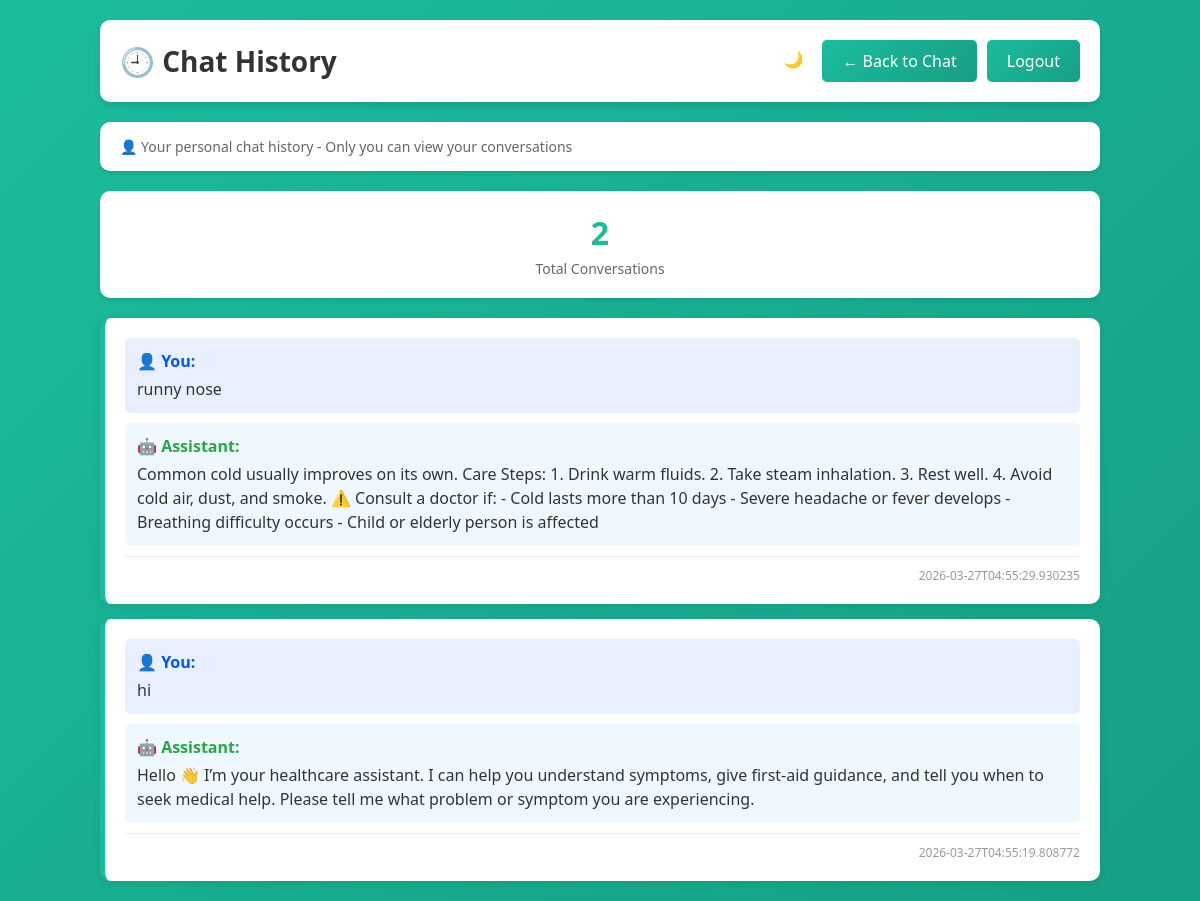
Page /history-page (signed in) on the committed database.
### tables this page shows
CREATE TABLE interactions (
                id INTEGER PRIMARY KEY AUTOINCREMENT,
                user_id INTEGER NOT NULL,
                user_text TEXT,
                bot_text TEXT,
                timestamp TEXT,
                FOREIGN KEY (user_id) REFERENCES users(id) ON DELETE CASCADE
            );

### app.py (the view, shortened to what this page needs)
@app.route("/history-page")
@login_required
def history_page():
    conn = sqlite3.connect(DB_PATH)
    cur = conn.cursor()
    cur.execute("""
        SELECT user_text, bot_text, timestamp
        FROM interactions
        WHERE user_id = ?
        ORDER BY id DESC
        LIMIT 50
    """, (current_user.id,))
    rows = cur.fetchall()
    conn.close()
    return render_template("history.html", chats=rows, username=current_user.username, is_admin=False)

### app.py (called while the page is built)
@login_manager.user_loader
def load_user(user_id):
    conn = sqlite3.connect(DB_PATH)
    cur = conn.cursor()
    cur.execute("SELECT id, username, email, role FROM users WHERE id = ?", (user_id,))
    user_data = cur.fetchone()
    conn.close()
    if user_data:
        return User(user_data[0], user_data[1], user_data[2], user_data[3] if len(user_data) > 3 else 'user')
    return None

### templates/history.html (shortened to what this page needs)
<!DOCTYPE html>
<html lang="en">
<head>
</head>
<body>
    <div class="container">
        <div class="header">
            <h1>🕘 Chat History</h1>
            <div class="header-buttons">
                <button id="dark-toggle" onclick="toggleDarkMode()" title="Toggle dark mode">🌙</button>
                <a href="/">← Back to Chat</a>
                <a href="/logout">Logout</a>
            </div>
        </div>
        <div class="user-info">
            {% if is_admin %}
                🛡️ Admin view: All users' chat history (read-only)
            {% else %}
                👤 Your personal chat history - Only you can view your conversations
            {% endif %}
        </div>
        {% if chats|length == 0 %}
            <div class="empty-state">
                <h2>No Chat History Yet</h2>
                <p>Start a conversation to see your history here</p>
            </div>
        {% else %}
            <div class="stats">
                <div class="stat-card">
                    <div class="stat-number">{{ chats|length }}</div>
                    <div class="stat-label">Total Conversations</div>
                </div>
            </div>
            <div class="chat-box">
                {% if is_admin %}
                    {% for username, user_text, bot_text, time in chats %}
                        <div class="chat">
                            <div class="user-message">
                                <div class="user">👤 {{ username }}:</div>
                                <div class="user-text">{{ user_text }}</div>
                            </div>
                            <div class="bot-message">
                                <div class="bot">🤖 Assistant:</div>
                                <div class="bot-text">{{ bot_text }}</div>
                            </div>
                            <div class="time">{{ time }}</div>
                        </div>
                    {% endfor %}
                {% else %}
                    {% for user, bot, time in chats %}
                        <div class="chat">
                            <div class="user-message">
                                <div class="user">👤 You:</div>
                                <div class="user-text">{{ user }}</div>
                            </div>
                            <div class="bot-message">
                                <div class="bot">🤖 Assistant:</div>
                                <div class="bot-text">{{ bot }}</div>
                            </div>
                            <div class="time">{{ time }}</div>
                        </div>
                    {% endfor %}
                {% endif %}
            </div>
        {% endif %}
    </div>
</body>
</html>

### templates/history.html (style rules this page uses)
* { margin: 0; padding: 0; box-sizing: border-box; }
body { font-family: 'Segoe UI', Tahoma, Geneva, Verdana, sans-serif; background: linear-gradient(135deg, #1abc9c 0%, #16a085 100%); min-height: 100vh; padding: 20px; }
.container { max-width: 1000px; margin: 0 auto; }
.header { background: white; padding: 20px; border-radius: 10px; margin-bottom: 20px; box-shadow: 0 4px 6px rgba(0, 0, 0, 0.1); display: flex; justify-content: space-between; align-items: center; }
.header h1 { color: #333; font-size: 28px; }
.header-buttons { display: flex; gap: 10px; }
.header-buttons a { padding: 10px 20px; background: linear-gradient(135deg, #1abc9c 0%, #16a085 100%); color: white; text-decoration: none; border-radius: 5px; transition: all 0.3s ease; font-weight: 500; border: none; cursor: pointer; }
.user-info { background: white; padding: 15px 20px; border-radius: 10px; margin-bottom: 20px; box-shadow: 0 2px 4px rgba(0, 0, 0, 0.1); color: #666; font-size: 14px; }
.chat-box { display: grid; gap: 15px; }
.chat { background: white; padding: 20px; border-radius: 10px; box-shadow: 0 2px 8px rgba(0, 0, 0, 0.1); border-left: 5px solid #1abc9c; transition: all 0.3s ease; }
.user-message { background: #e8f0ff; padding: 12px; border-radius: 5px; margin-bottom: 10px; }
.user { font-weight: bold; color: #0055ff; margin-bottom: 5px; }
.user-text { color: #333; line-height: 1.5; word-wrap: break-word; }
.bot-message { background: #f0f8ff; padding: 12px; border-radius: 5px; margin-bottom: 10px; }
.bot { font-weight: bold; color: #28a745; margin-bottom: 5px; }
.bot-text { color: #333; line-height: 1.5; word-wrap: break-word; }
.time { font-size: 12px; color: #999; text-align: right; margin-top: 10px; padding-top: 10px; border-top: 1px solid #eee; }
.stats { display: grid; grid-template-columns: repeat(auto-fit, minmax(200px, 1fr)); gap: 15px; margin-bottom: 20px; }
.stat-card { background: white; padding: 20px; border-radius: 10px; text-align: center; box-shadow: 0 2px 4px rgba(0, 0, 0, 0.1); }
.stat-number { font-size: 32px; font-weight: bold; color: #1abc9c; margin-bottom: 5px; }
.stat-label { color: #666; font-size: 14px; }
#dark-toggle { width: 38px; height: 38px; border-radius: 50%; border: none; cursor: pointer; display: flex; align-items: center; justify-content: center; font-size: 16px; background: rgba(255, 255, 255, 0.2); color: white; transition: all 0.3s ease; }

### rows in the picture
interactions: user_text "runny nose", bot_text "Common cold usually improves on its own. Care Steps: 1. Drink warm fluids. 2. Take steam inhalation. 3. Rest well. 4. Avoid cold air, dust, and smoke. ⚠️ Consult a doctor if: - Cold lasts more than 10 days - Severe headache or fever develops - Breathing difficulty occurs - Child or elderly person is affected", timestamp "2026-03-27T04:55:29.930235"
interactions: user_text "hi", bot_text "Hello 👋 I’m your healthcare assistant. I can help you understand symptoms, give first-aid guidance, and tell you when to seek medical help. Please tell me what problem or symptom you are experiencing.", timestamp "2026-03-27T04:55:19.808772"

### other values in the picture
{{ chats|length }} "2"
